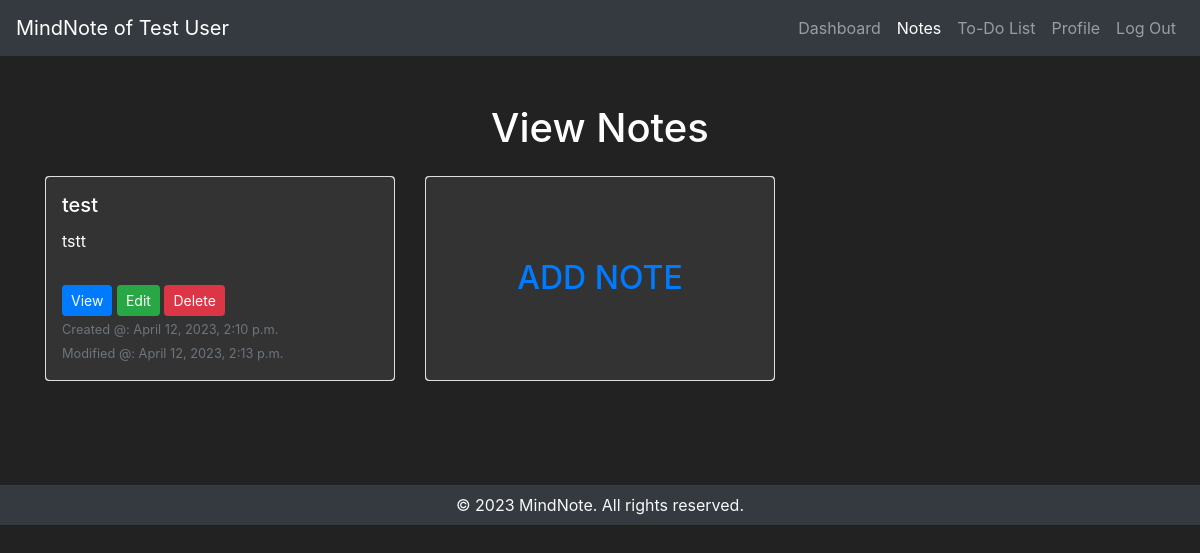
Screenshot of /note/ (signed in) with the database file from the repository.
### account/models.py (models this page shows, shortened)
class User(AbstractUser):
    username = None
    email = models.EmailField(unique=True)
    full_name = models.CharField(max_length=255)
    email_token = models.CharField(max_length=255, null=True, blank=True)
    forget_password = models.CharField(max_length=255, null=True, blank=True)
    last_login = models.DateTimeField(auto_now=True,null=True, blank=True)
    last_logout = models.DateTimeField(auto_now=True,null=True, blank=True)
    is_verified = models.BooleanField(default=True)
    is_staff = models.BooleanField(default=False)
    is_superuser = models.BooleanField(default=False)
    objects = UserManager()
    USERNAME_FIELD = 'email'
    REQUIRED_FIELDS = []

### core/models.py (models this page shows)
class Note(models.Model):
    title = models.CharField(max_length=50)
    note = models.TextField()
    created_at = models.DateTimeField(auto_now_add=True)
    modified_at = models.DateTimeField(auto_now=True)
    user = models.ForeignKey(settings.AUTH_USER_MODEL, on_delete=models.CASCADE)

### core/views.py (the view)
# urls.py: path('note/', views.note_home, name="note"),
@login_required
def note_home(request):
    title = Note.objects.filter(user=request.user)
    return render(request, "note.html", {"title": title})

### templates/note.html (shortened to what this page needs)
{% extends 'base.html' %}
{% block content %}
<div class="container my-5">
    <h1 class="text-center mb-4">View Notes</h1>
    <div class="row">
        {% for titles in title reversed %}
        <div class="col-md-4 mb-4">
            <div class="card h-100">
                <div class="card-body dark-bg d-flex flex-column">
                    <h5 class="card-title">{{ titles.title }}</h5>
                    <p class="card-text flex-grow-1">{{ titles.note|truncatechars:60 }}</p>
                    <div class="dark-bg" style="padding-bottom: 0rem; padding-left: 0rem;">
                        <a href="{% url 'note-view' titles.pk %}" class="btn btn-primary btn-sm me-2">View</a>
                        <a href="{% url 'note-edit' titles.pk %}" class="btn btn-success btn-sm me-2">Edit</a>
                        <a href="{% url 'note-delete' titles.pk %}" class="btn btn-danger btn-sm">Delete</a>
                        <br>
                        <small class="text-muted">Created @: {{titles.created_at}}</small>
                        <br>
                        <small class="text-muted">Modified @: {{titles.modified_at}}</small>
                    </div>
                </div>
            </div>
        </div>
        {% endfor %}
        <div class="col-md-4 mb-4">
            <div class="card h-100" >
                <div class="card-body dark-bg d-flex align-items-center justify-content-center" style="display: flex;">
                    <a href="{% url 'note-add' %}">
                        <button type="button" class="btn btn-link">
                            <p class="card-text text-center">
                                <h2 class="card-title">ADD NOTE</h2>
                            </p>
                        </button>
                    </a>
                </div>
            </div>
        </div>
    </div>
</div>
{% endblock content %}

### templates/base.html (shortened to what this page needs)
{% load static %}
<!doctype html>
<html lang="en">
<head>
    <link rel="stylesheet" href="https://cdn.jsdelivr.net/npm/bootstrap@4.1.3/dist/css/bootstrap.min.css"
>
    <link rel="stylesheet" href="{% static 'assets/css/style.css' %}" />
    <link rel="stylesheet" href="{% static 'assets/css/all.min.css' %}" />
    <link rel="stylesheet" href="{% static 'assets/css/all.min_flaticon.css' %}" />
</head>
{% if not user.is_authenticated %}
<nav class="navbar navbar-expand-lg navbar-dark bg-dark">
    <a class="navbar-brand" href="/">MindNote</a>
    <button class="navbar-toggler" type="button" data-toggle="collapse" data-target="#navbarTogglerDemo02"
        aria-controls="navbarTogglerDemo02" aria-expanded="false" aria-label="Toggle navigation">
        <span class="navbar-toggler-icon"></span>
    </button>
    {% else %}
    <nav class="navbar navbar-expand-lg navbar-dark bg-dark">
        <a class="navbar-brand" href="">MindNote of {{user.full_name}}</a>
        {% endif %}
        {% if user.is_authenticated %}
        <div class="collapse navbar-collapse" id="navbarTogglerDemo02">
            <ul class="navbar-nav ml-auto mt-2 mt-lg-0">
                <li {% if request.path == '/home/' %} class="nav-item active" {% endif %}>
                    <a class="nav-link" href="{% url 'home' %}">Dashboard</a>
                </li>
                <li {% if request.path == '/note/' %} class="nav-item active" {% endif %}>
                    <a class="nav-link" href="{% url 'note' %}">Notes</a>
                </li>
                <li {% if request.path == '/todo/' %} class="nav-item active" {% endif %}>
                    <a class="nav-link" href="{% url 'todo'  %}">To-Do List</a>
                </li>
                <li {% if request.path == '/bio/' %} class="nav-item active" {% endif %}>
                    <a class="nav-link" href="{% url 'bio' %}">Profile</a>
                </li>
                <li {% if request.path == '/logout/' %} class="nav-item active" {% endif %}>
                    <a class="nav-link" href="{% url 'logout' %}">Log Out</a>
                </li>
            </ul>
        </div>
        {% endif %}
    </nav>
    <body>
        {% block content %}
        {% endblock %}
        <footer class="bg-dark text-light py-2">
            <div class="container">
                <p>&copy; 2023 MindNote. All rights reserved.</p>
            </div>
        </footer>
    </body>
</html>

### static/assets/css/style.css (style rules this page uses)
body { background-color: #222; color: #fff; }
footer { text-align: center; margin-top: 5rem; bottom: 0; width: 100%; height: 40px; }
.dark-bg { background-color: #333; padding: 1rem; border-radius: 0.25rem; }
@media (min-width: 991px) { .mt-lg-0 { margin-top: 0 !important; } }

### rows the page displays
User: full_name "Test User"
Note: title "test", note "tstt", created_at "April 12, 2023, 2:10 p.m.", modified_at "April 12, 2023, 2:13 p.m."
